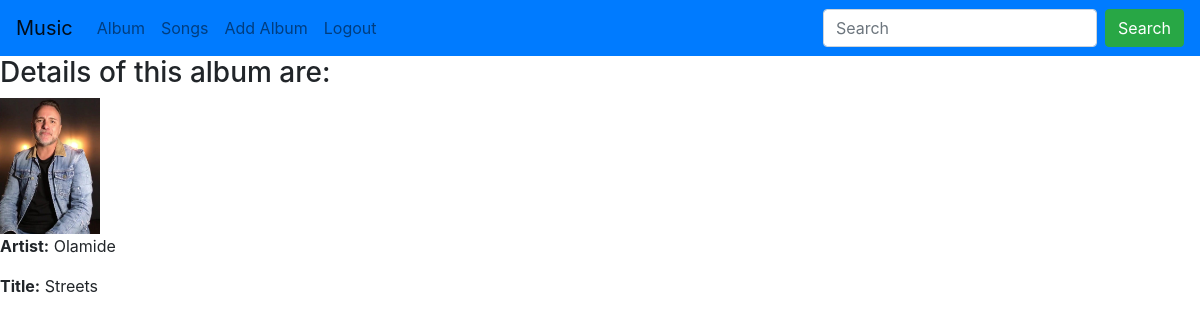
/music/2/, run on the app's committed database.
### music/models.py (models this page shows, shortened)
class Album(models.Model):
    artist = models.CharField(max_length=100, null=False)
    album_title = models.CharField(max_length=100)
    genre = models.CharField(max_length=100)
    album_logo = models.FileField(null=True, blank=True)

### music/views.py (the view)
# urls.py: path('<int:pk>/', views.DetailView.as_view(), name='detail'),
class DetailView(generic.DeleteView):
    model = Album
    template_name = 'music/detail.html'

### music/templates/music/detail.html (shortened to what this page needs)
{% extends 'music/base.html' %}
{% load static %}
{% block content %}
    {% if album %}
        <h3>Details of this album are:</h3>
        <img src="{{ album.album_logo.url }}" class="img-responsive" width="100"/>
        <p><strong>Artist:</strong> {{ album.artist }}</p>
        <p><strong>Title:</strong> {{ album.album_title }}</p>
    {% endif %}
{% endblock %}

### data on the page
Album: album_logo (picture), artist "Olamide", album_title "Streets"
